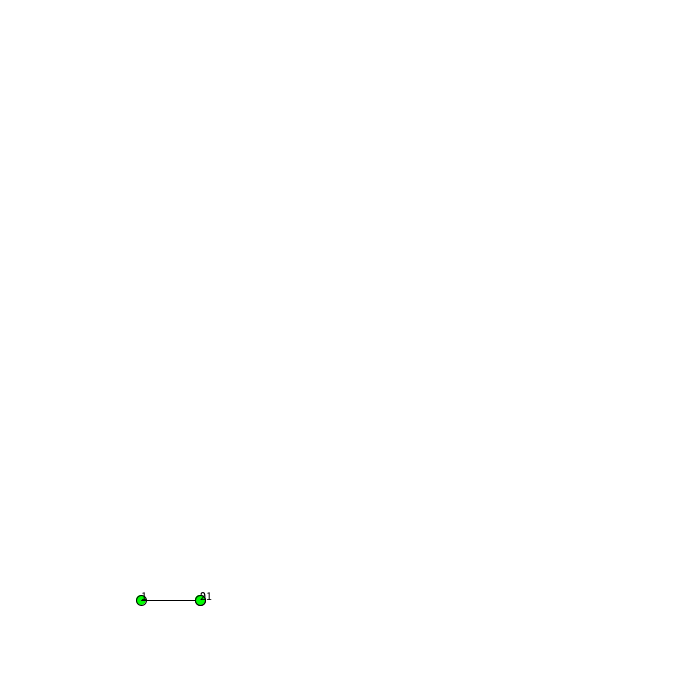
Frame 1 (no input)
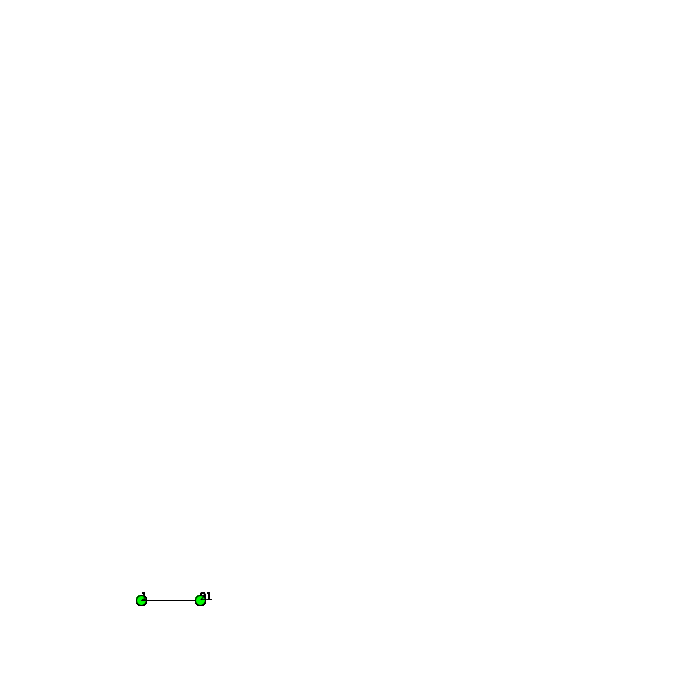
Frame 60 (the mouse pressed at the canvas centre just before this capture)
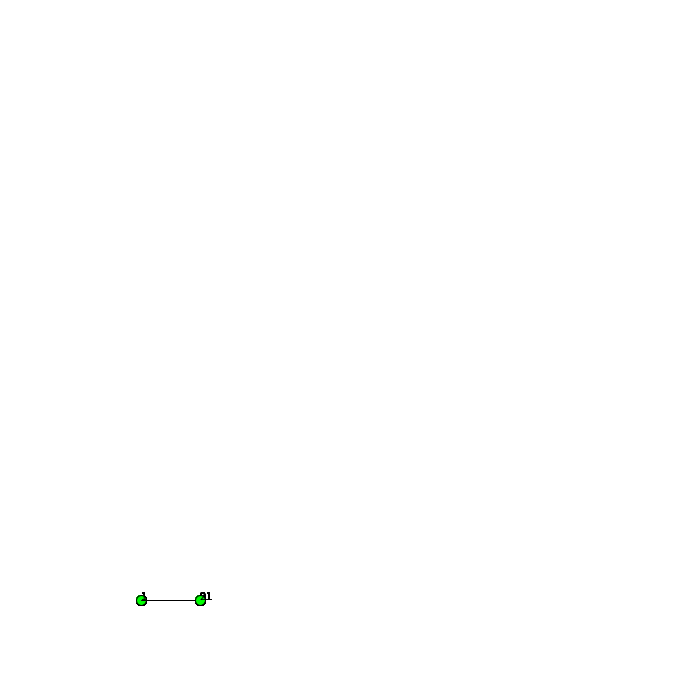
Frame 120 (the mouse held since frame 60 and released just before this capture)

The Processing sketch that drew these frames (run headless with seeded random() and noise(); from frame 60 on, the mouse is pressed at the canvas centre):

// Processing sketch: MazeRunner
// ── MazeRunner.pde
  Maze m;
  
  void setup() {
    size(700, 700);
    background(255, 255, 255);
    m = new Maze();
    m.printNodes();
  }
  
  void draw() {
    m.drawNodes();
  }
  
 
// ── Maze.pde
public class Maze {
    private Node start;
    private Node end;
    private int numNodes;
    private int maxNodes;

    private int[] directionChoices = new int[] {0, 1, 2};
    
    public Maze() {
	start = new Node(0, 0); // no link, id 0
	numNodes = 1;
	maxNodes = 12;
	generate(start);
    }
    
    // generates maze
    // takes a pointer to a node, and generates a "maze" from each node recursively
    public void generate(Node s) {
	if ( numNodes >= maxNodes ) {
	    if ( end == null ) // end not set yet
		end = s;
	    return;
	}
	
	// number of connections
	int numConnections = (int) (Math.random() * 3) + 1; // 1 to 3 inclusive
	shuffle(directionChoices);
	
	for ( int i = 0; i < numConnections; i++ ) {
	    Node c = new Node( (int) (Math.random() * 25) + 50, numNodes++);
	    s.setNext(directionChoices[i], c);
	    generate(c);
	}
    }

    public void printNodes() {
	printNodes(start);
    }
    
    public void printNodes(Node point) {
	if ( point == null )
	    return;

	System.out.println(point);
	for ( int i = 0; i < 3; i++ ) {
	    printNodes(point.getNext(i));
	}
    }
	
	   public void drawNodes() {
    drawNodes(start, 200, 600);
  }
  
  public void drawNodes(Node point, int xcor, int ycor) {
    if ( point == null )
      return;
    
    fill(0, 255, 0);
    ellipse(xcor, ycor, 10, 10);
    fill(0, 0, 0);
    text(point.getIDNumber(), xcor, ycor);
    
    // determine new coordinates
    for ( int i = 0; i < 3; i++ ) {
      if ( point.getNext(i) != null ) {
        int newX, newY;
        if ( i == 0 ) {
          newX = xcor - point.getNext(i).getLink();
          newY = ycor;
        }
        else if ( i == 1 ) {
          newX = xcor;
          newY = ycor + point.getNext(i).getLink();
        }
        else { // i == 2
          newX = xcor + point.getNext(i).getLink();
          newY = ycor;
        }
        // draw line representing link
        line(xcor, ycor, newX, newY);
        // recursively draw next nodes
        
        drawNodes(point.getNext(i), newX, newY);
      } // close if
    }
      
  }
  
    private void shuffle(int[] array) {
	for ( int i = 0; i < array.length; i++ ) {
	    swap( array, i, (int) (Math.random() * array.length) );
	}
    }

    private void swap(int[] array, int pos1, int pos2) {
	int tmp = array[pos1];
	array[pos1] = array[pos2];
	array[pos2] = tmp;
    }

/*
    public static void main(String[] args) {
	Maze m = new Maze();
	m.printNodes();
    }
    */
}
// ── Node.pde

public class Node {
	
	/** The array of nodes that respectively stores the nodes to the left, front, and right */
	private Node[] nextNodes = new Node[3]; 
	
	/** The length from the previous node */
	private int link;
	
	/** The ID number of the node */
	private int IDNumber;
	
	/** The field that marks if the node is visited by DFS */
	private boolean visited = false; 
	
	/**
	 * The constructor for initializing a node. 
	 * @param link a value of type int that represents the length from the previous node 
	 * @param idNumber a value of type int that represents the id number of the node 
	 */
	public Node(int link, int idNumber) {
		setLink(link);
		setIDNumber(idNumber);
	}
	
	/**
	 * The getter method that returns the array of connecting nodes. 
	 * @return an array of type Node 
	 */
	public Node[] getNextNodes() {
		return nextNodes;
	}
	
	/**
	 * The method that retrieves the connecting nodes. 
	 * @param index respectively sets the input node to the left, front and right for 0, 1, and 2
	 * @return the node object in the designated direction 
	 */
	public Node getNext(int index) {
		return getNextNodes()[index];
	}
	
	/**
	 * The method that sets the connecting nodes 
	 * @param index respectively sets the input node to the left, front and right for 0, 1, and 2
	 * @param node the node to be connected 
	 */
	public void setNext(int index, Node node) {
		getNextNodes()[index] = node;
	}

	/**
	 * The method that retrieves the length to the previous node.  
	 * @return a value of type int that is the distance to the previous node
	 */
	public int getLink() {
		return link;
	}

	/**
	 * The method that sets the length to the previous node.  
	 * @param link a value of type int that is the distance to the previous node
	 */
	public void setLink(int link) {
		this.link = link;
	}

	/** 
	 * The method that retrieves the id number of the node. 
	 * @return the id number in type int 
	 */
	public int getIDNumber() {
		return IDNumber;
	}

	/**
	 * The method that sets the id number of the node. 
	 * @param iDNumber the id number in type int 
	 */
	public void setIDNumber(int iDNumber) {
		IDNumber = iDNumber;
	}

	/**
	 * The method that retrieves whether the nodewas visited by DFS.  
	 * @return true if the node was visited 
	 */
	public boolean isVisited() {
		return visited;
	}

	/**
	 * The method that sets the node to true if the node was visited by DFS.  
	 * @param visited a value of type boolean to determine if the node was visited 
	 */
	public void setVisited(boolean visited) {
		this.visited = visited;
	}
	
/*
	public static void main(String[] args) {
		Node start = new Node(0, 0);
		Node id1 = new Node(2, 1); 
		Node id2 = new Node(3, 2);
		Node id3 = new Node(4, 3);
		
		start.setNext(1, id1);
		id1.setNext(1, id3);
		id1.setNext(2, id2);
		
		System.out.println(start);
		System.out.println(start.getNext(0));
		System.out.println(start.getNext(1));
		System.out.println(start.getNext(2) + "\n-------------");
		System.out.println(id1);
		System.out.println(id1.getNext(0));
		System.out.println(id1.getNext(1));
		System.out.println(id1.getNext(2));
	}
*/
}
